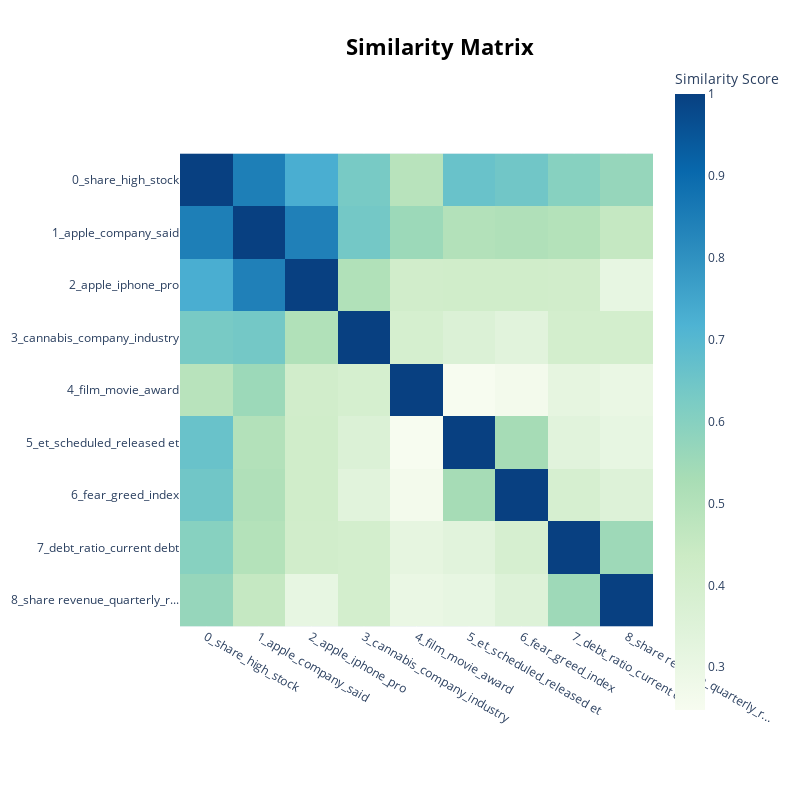

This figure's notebook cell:
### Code cell
bert_topic_model.visualize_heatmap()

### Figure 1 — Plotly figure (JSON) as saved in the notebook; plotly's stock layout.template omitted (floating-point values rounded to 4 significant figures)
{"data": [{"coloraxis": "coloraxis", "hovertemplate": "x: %{x}<br>y: %{y}<br>Similarity Score: %{z}<extra></extra>", "name": "0", "type": "heatmap", "x": ["0_share_high_stock", "1_apple_company_said", "2_apple_iphone_pro", "3_cannabis_company_industry", "4_film_movie_award", "5_et_scheduled_released et", "6_fear_greed_index", "7_debt_ratio_current debt", "8_share revenue_quarterly_r..."], "xaxis": "x", "y": ["0_share_high_stock", "1_apple_company_said", "2_apple_iphone_pro", "3_cannabis_company_industry", "4_film_movie_award", "5_et_scheduled_released et", "6_fear_greed_index", "7_debt_ratio_current debt", "8_share revenue_quarterly_r..."], "yaxis": "y", "z": [[1.0, 0.8465, 0.7288, 0.63, 0.4882, 0.6617, 0.6456, 0.5989, 0.567], [0.8465, 1.0, 0.8421, 0.6378, 0.5546, 0.5, 0.509, 0.4985, 0.4533], [0.7288, 0.8421, 1, 0.5051, 0.41, 0.4148, 0.4151, 0.4118, 0.3111], [0.63, 0.6378, 0.5051, 1.0, 0.3945, 0.3642, 0.3374, 0.4026, 0.4036], [0.4882, 0.5546, 0.41, 0.3945, 1.0, 0.2477, 0.264, 0.3187, 0.3029], [0.6617, 0.5, 0.4148, 0.3642, 0.2477, 1.0, 0.5344, 0.3375, 0.312], [0.6456, 0.509, 0.4151, 0.3374, 0.264, 0.5344, 1.0, 0.3867, 0.3566], [0.5989, 0.4985, 0.4118, 0.4026, 0.3187, 0.3375, 0.3867, 1.0, 0.5511], [0.567, 0.4533, 0.3111, 0.4036, 0.3029, 0.312, 0.3566, 0.5511, 1.0]]}], "layout": {"coloraxis": {"colorbar": {"title": {"text": "Similarity Score"}}, "colorscale": [[0, "rgb(247,252,240)"], [0.125, "rgb(224,243,219)"], [0.25, "rgb(204,235,197)"], [0.375, "rgb(168,221,181)"], [0.5, "rgb(123,204,196)"], [0.625, "rgb(78,179,211)"], [0.75, "rgb(43,140,190)"], [0.875, "rgb(8,104,172)"], [1, "rgb(8,64,129)"]]}, "height": 800, "hoverlabel": {"bgcolor": "white", "font": {"family": "Rockwell", "size": 16}}, "legend": {"title": {"text": "Trend"}}, "margin": {"t": 60}, "showlegend": true, "title": {"font": {"color": "Black", "size": 22}, "text": "<b>Similarity Matrix</b>", "x": 0.55, "xanchor": "center", "y": 0.95, "yanchor": "top"}, "width": 800, "xaxis": {"anchor": "y", "constrain": "domain", "domain": [0, 1], "scaleanchor": "y"}, "yaxis": {"anchor": "x", "autorange": "reversed", "constrain": "domain", "domain": [0, 1]}}}
